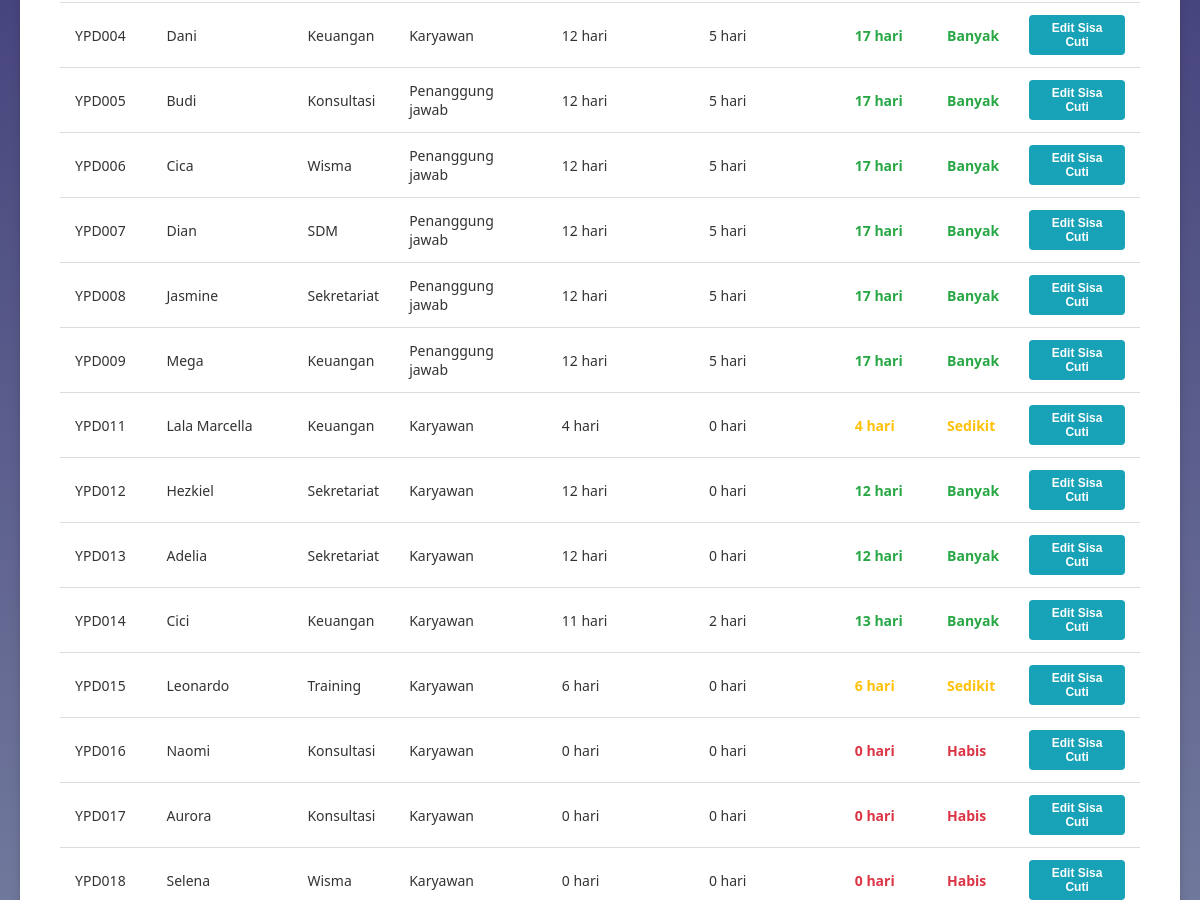
The app's page /daftar_sisa_cuti.php (signed in, middle part), older data.
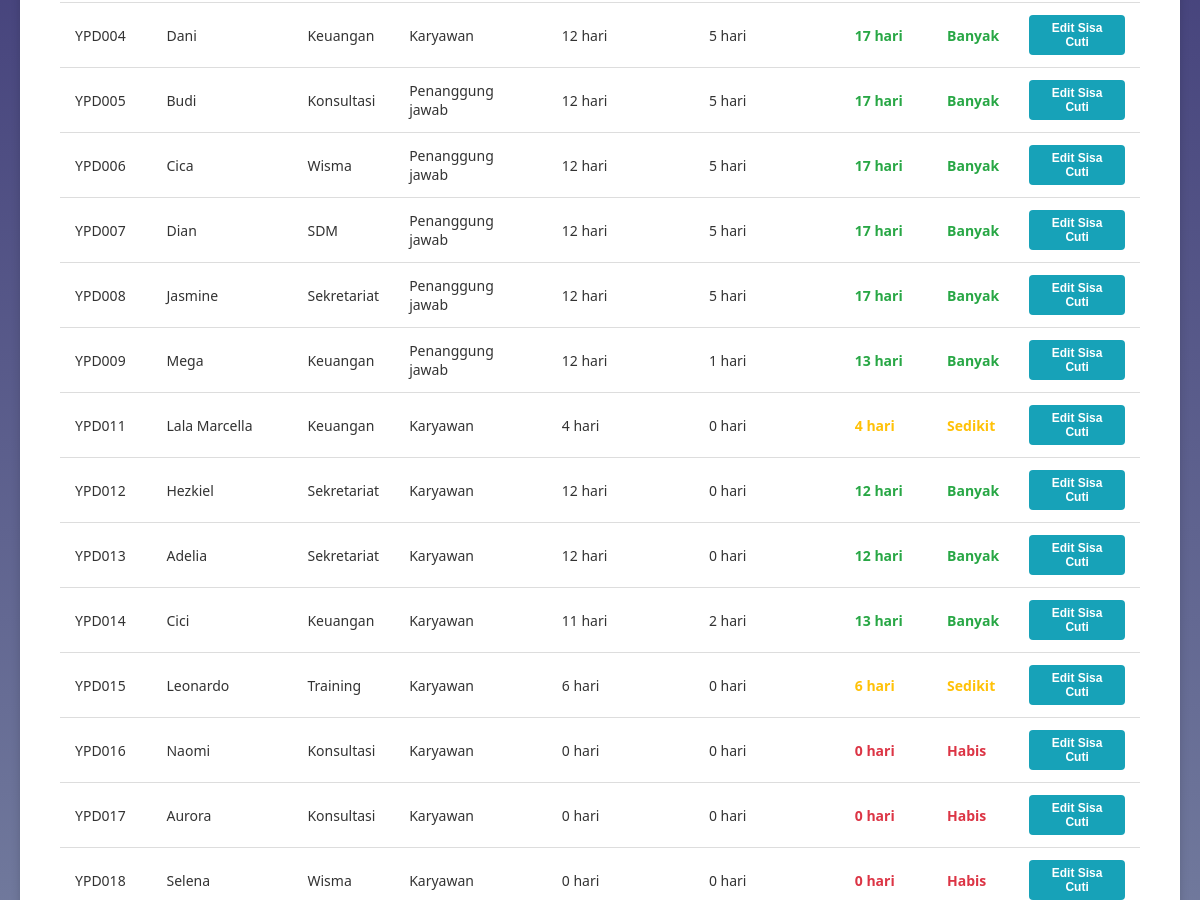
The same page, newer data.
### tables this page shows
CREATE TABLE `data_karyawan` (
  `id_karyawan` int(11) NOT NULL,
  `kode_karyawan` varchar(20) NOT NULL,
  `nama_lengkap` varchar(100) NOT NULL,
  `email` varchar(100) NOT NULL,
  `password` varchar(255) NOT NULL,
  `jabatan` varchar(50) NOT NULL,
  `divisi` varchar(50) NOT NULL,
  `role` enum('karyawan','direktur','admin','penanggung jawab') NOT NULL DEFAULT 'karyawan',
  `no_telp` varchar(20) DEFAULT NULL,
  `sisa_cuti_tahunan` int(3) DEFAULT 0,
  `sisa_cuti_lustrum` int(3) DEFAULT 0,
  `status_aktif` enum('aktif','non_aktif') NOT NULL DEFAULT 'aktif',
  `created_at` timestamp NOT NULL DEFAULT current_timestamp()
);

### daftar_sisa_cuti.php (the view, shortened to what this page needs)
<?php
require 'config.php';
$search_query = $_GET['search'] ?? '';
$sql = "SELECT id_karyawan, kode_karyawan, nama_lengkap, divisi, role, sisa_cuti_tahunan, sisa_cuti_lustrum FROM data_karyawan";
if (!empty($search_query)) {
    $search_term = "%" . $search_query . "%";
    $sql .= " WHERE nama_lengkap LIKE ? OR kode_karyawan LIKE ? OR divisi LIKE ? OR role LIKE ?";
    $stmt = $conn->prepare($sql);
    $stmt->bind_param("ssss", $search_term, $search_term, $search_term, $search_term);
} else {
    $stmt = $conn->prepare($sql);
}
$stmt->execute();
$result = $stmt->get_result();
$filtered_data = $result->fetch_all(MYSQLI_ASSOC);
?>
<!DOCTYPE html>
<html lang="id">
<head>
</head>
<body>
<main>
    <div class="card">
        <table class="data-table">
            <tbody>
                <?php if (!empty($filtered_data)): ?>
                    <?php foreach($filtered_data as $karyawan):
                        $total_sisa = $karyawan['sisa_cuti_tahunan'] + $karyawan['sisa_cuti_lustrum'];
                        if ($total_sisa >= 8) {
                            $status_class = 'sisa-banyak';
                            $status_text = 'Banyak';
                        } elseif ($total_sisa >= 3) {
                            $status_class = 'sisa-sedikit';
                            $status_text = 'Sedikit';
                        } else {
                            $status_class = 'sisa-habis';
                            $status_text = 'Habis';
                        }
                    ?>
                    <tr>
                        <td><?= htmlspecialchars($karyawan['kode_karyawan']) ?></td>
                        <td><?= htmlspecialchars($karyawan['nama_lengkap']) ?></td>
                        <td><?= htmlspecialchars($karyawan['divisi']) ?></td>
                        <td><?= htmlspecialchars(ucfirst($karyawan['role'])) ?></td>
                        <td><?= htmlspecialchars($karyawan['sisa_cuti_tahunan']) ?> hari</td>
                        <td><?= htmlspecialchars($karyawan['sisa_cuti_lustrum']) ?> hari</td>
                        <td>
                            <strong class="<?= $status_class ?>"><?= $total_sisa ?> hari</strong>
                        </td>
                        <td>
                            <span class="<?= $status_class ?>"><?= $status_text ?></span>
                        </td>
                        <td class="action-cell">
                            <button class="btn-action btn-edit" onclick='editSisaCuti(<?= json_encode($karyawan) ?>)'>Edit Sisa Cuti</button>
                        </td>
                    </tr>
                    <?php endforeach; ?>
                <?php else: ?>
                    <tr>
                        <td colspan="9" class="no-data">Tidak ada data karyawan yang ditemukan</td>
                    </tr>
                <?php endif; ?>
            </tbody>
        </table>
    </div>
</main>
</body>
</html>

Row changes from the older to the newer data that the page shows:
changed data_karyawan "YPD009": sisa_cuti_lustrum "5" → "1"; total_sisa "17" → "13"
